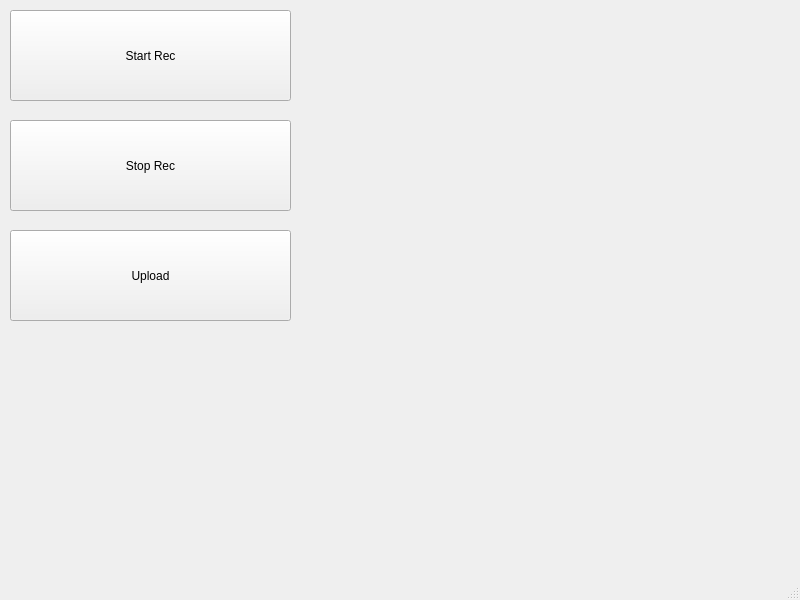
<?xml version="1.0" encoding="UTF-8"?>
<ui version="4.0">
 <class>MainWindow</class>
 <widget class="QMainWindow" name="MainWindow">
  <property name="geometry">
   <rect>
    <x>0</x>
    <y>0</y>
    <width>800</width>
    <height>600</height>
   </rect>
  </property>
  <property name="windowTitle">
   <string>MainWindow</string>
  </property>
  <widget class="QWidget" name="centralwidget">
   <widget class="QPushButton" name="pushButton">
    <property name="geometry">
     <rect>
      <x>10</x>
      <y>10</y>
      <width>281</width>
      <height>91</height>
     </rect>
    </property>
    <property name="text">
     <string>Start Rec</string>
    </property>
   </widget>
   <widget class="QPushButton" name="pushButton_2">
    <property name="geometry">
     <rect>
      <x>10</x>
      <y>120</y>
      <width>281</width>
      <height>91</height>
     </rect>
    </property>
    <property name="text">
     <string>Stop Rec</string>
    </property>
   </widget>
   <widget class="QPushButton" name="pushButton_3">
    <property name="geometry">
     <rect>
      <x>10</x>
      <y>230</y>
      <width>281</width>
      <height>91</height>
     </rect>
    </property>
    <property name="text">
     <string>Upload</string>
    </property>
   </widget>
  </widget>
  <widget class="QMenuBar" name="menubar">
   <property name="geometry">
    <rect>
     <x>0</x>
     <y>0</y>
     <width>800</width>
     <height>26</height>
    </rect>
   </property>
  </widget>
  <widget class="QStatusBar" name="statusbar"/>
 </widget>
 <resources/>
 <connections/>
</ui>
